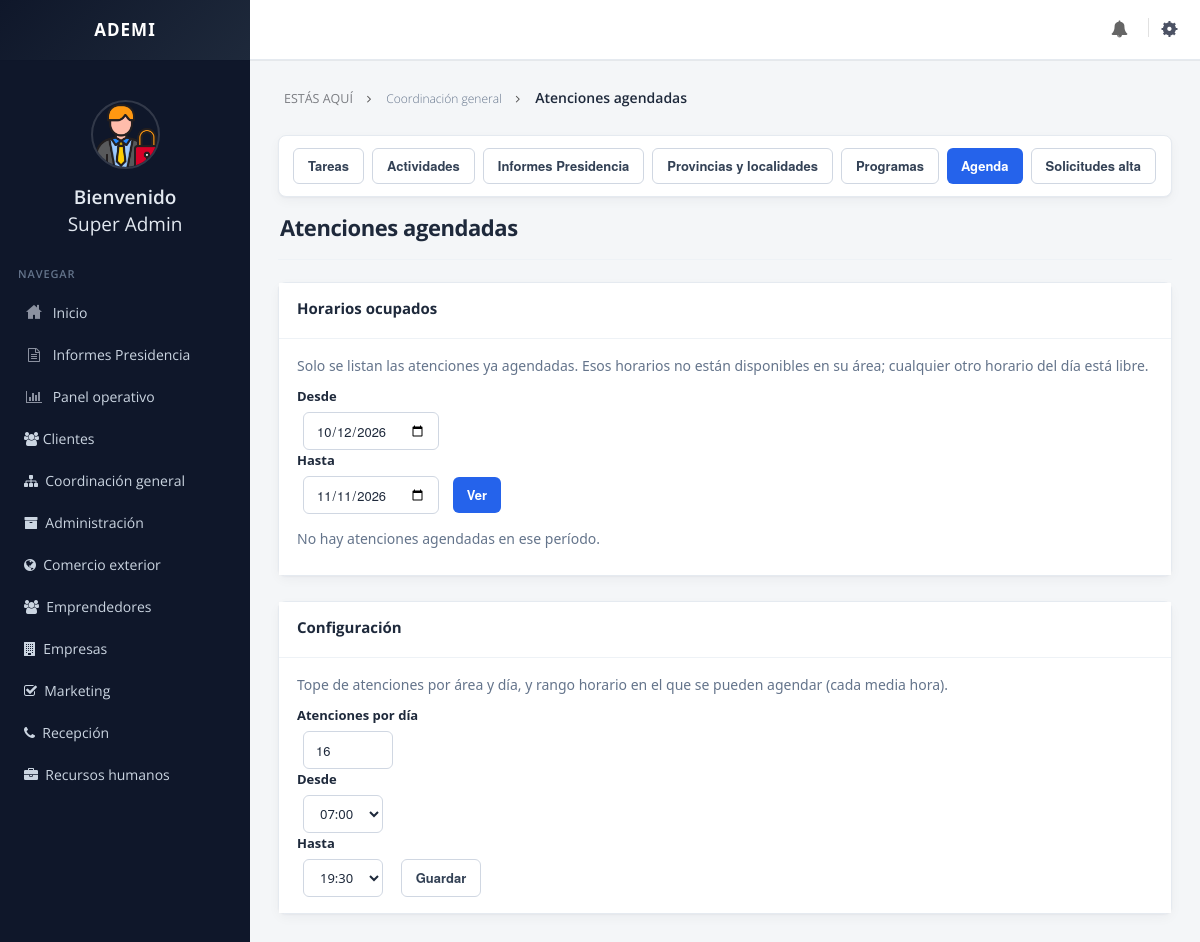
The page /general/turnos-config.php (signed in) on the database its author committed.
### tables this page shows
CREATE TABLE turno_config (
  clave VARCHAR(40) NOT NULL PRIMARY KEY,
  valor VARCHAR(120) NOT NULL
);

### public/general/datos-tareas.php (called while the page is built, shortened)
<?php
function tareas_link($pagina, $extra=array())
{
	$datos=$extra;
	$q=http_build_query($datos);
	return $pagina.($q!='' ? ('?'.$q) : '');
}
?>

### includes/cliente_solicitudes.php (called while the page is built, shortened)
<?php
function crm_asegurar_cliente_solicitud()
{
	static $listo=false;
	if($listo || (function_exists('crm_schema_al_dia') && crm_schema_al_dia('cliente_solicitud_v1')))
	{
		return;
	}
	$listo=true;
}

### includes/acceso.php (called while the page is built, shortened)
<?php
if(!function_exists('acceso_etiquetas_area'))
{
function acceso_sql($texto)
{
	global $con;
	return mysqli_real_escape_string($con, (string)$texto);
}
function acceso_stmt_preparar($sql, $types, &$vals)
{
	global $con;
	$stmt=@mysqli_prepare($con, $sql);
	if($types!='' && count($vals)>0)
	{
		$refs=array($types);
		foreach($vals as $i=>$v)
		{
			$refs[]=&$vals[$i];
		}
		if(!call_user_func_array(array($stmt, 'bind_param'), $refs))
		{
			$GLOBALS['acceso_ultimo_error'] = mysqli_stmt_error($stmt);
			mysqli_stmt_close($stmt);
			return false;
		}
	}
	if(!mysqli_stmt_execute($stmt))
	{
		$GLOBALS['acceso_ultimo_error'] = mysqli_stmt_error($stmt);
		mysqli_stmt_close($stmt);
		return false;
	}
	return $stmt;
}
function acceso_consulta($sql, $types='', $vals=array())
{
	$filas=array();
	$stmt=acceso_stmt_preparar($sql, $types, $vals);
	$res=mysqli_stmt_get_result($stmt);
	if($res)
	{
		while($row=mysqli_fetch_assoc($res))
		{
			$filas[]=$row;
		}
	}
	return $filas;
}
function acceso_consulta_una($sql, $types='', $vals=array())
{
	$filas=acceso_consulta($sql, $types, $vals);
	return isset($filas[0]) ? $filas[0] : null;
}
function acceso_tabla_existe($tabla)
{
	global $con;
	$q=@mysqli_query($con,"SHOW TABLES LIKE '".acceso_sql($tabla)."'");
	return ($q && mysqli_num_rows($q)>0);
}
}
?>

### includes/crm_turnos_agenda.php (called while the page is built, shortened)
<?php
function crm_turno_config($clave, $def='')
{
	if(!acceso_tabla_existe('turno_config'))
	{
		return $def;
	}
	$row=acceso_consulta_una("SELECT valor FROM turno_config WHERE clave=? LIMIT 1", 's', array($clave));
	return $row ? trim($row['valor']) : $def;
}
function crm_turno_cupo_diario()
{
	$n=intval(crm_turno_config('turnos_por_dia', '16'));
	return $n;
}
function crm_turnos_asignados($fecha_desde, $fecha_hasta)
{
	if(!acceso_tabla_existe('atencion')
		|| !preg_match('/^\d{4}-\d{2}-\d{2}$/', $fecha_desde)
		|| !preg_match('/^\d{4}-\d{2}-\d{2}$/', $fecha_hasta))
	{
		return array();
	}
	return acceso_consulta(
		"SELECT at.id_atencion, at.fecha_turno, at.estado, a.clave AS area_clave, a.nombre AS area_nombre, c.nombre AS cliente_nombre
		FROM atencion at
		INNER JOIN area a ON a.id_area=at.id_area
		INNER JOIN cliente c ON c.id_cliente=at.id_cliente
		WHERE at.fecha_turno IS NOT NULL
			AND DATE(at.fecha_turno) BETWEEN ? AND ?
			AND at.estado IN ('abierta','en_atencion')
		ORDER BY at.fecha_turno, a.nombre",
		'ss',
		array($fecha_desde, $fecha_hasta)
	);
}

### public/general/turnos-config.php (the view, shortened to what this page needs)
<?php
include("datos-tareas.php");
$cupo=crm_turno_cupo_diario();
$desde=crm_turno_config('hora_desde','07:00');
$hasta=crm_turno_config('hora_hasta','19:30');
$f_desde=isset($_GET['desde']) && preg_match('/^\d{4}-\d{2}-\d{2}$/', $_GET['desde']) ? $_GET['desde'] : date('Y-m-d');
$f_hasta=isset($_GET['hasta']) && preg_match('/^\d{4}-\d{2}-\d{2}$/', $_GET['hasta']) ? $_GET['hasta'] : date('Y-m-d', strtotime('+30 days'));
$turnos=crm_turnos_asignados($f_desde, $f_hasta);
?>
<!DOCTYPE html>
<html>
<head>
<link href="../assets/plugins/pace/pace-theme-flash.css" rel="stylesheet" type="text/css" media="screen"/>
<link href="../assets/plugins/boostrapv3/css/bootstrap.min.css" rel="stylesheet" type="text/css"/>
<link href="../assets/plugins/boostrapv3/css/bootstrap-theme.min.css" rel="stylesheet" type="text/css"/>
<link href="../assets/plugins/font-awesome/css/font-awesome.css" rel="stylesheet" type="text/css"/>
<link href="../assets/css/animate.min.css" rel="stylesheet" type="text/css"/>
<link href="../assets/plugins/jquery-scrollbar/jquery.scrollbar.css" rel="stylesheet" type="text/css"/>
<link href="../assets/css/style.css" rel="stylesheet" type="text/css"/>
<link href="../assets/css/responsive.css" rel="stylesheet" type="text/css"/>
<link href="../assets/css/custom-icon-set.css" rel="stylesheet" type="text/css"/>
</head>
<body class="">
<div class="page-container row">
    </div>
  </div>
    <div class="page-content">
            <div class="content">
                <ul class="breadcrumb">
                    <li><p>ESTÁS AQUÍ</p></li>
                    <li><a href="<?php echo tareas_link('tareas.php'); ?>">Coordinación general</a></li>
                    <li><a href="#" class="active">Atenciones agendadas</a></li>
                </ul>
                <?php include("menu-seccion.php"); ?>
                <div class="page-title"><h3>Atenciones agendadas</h3></div>
                <div class="grid simple">
                    <div class="grid-title no-border"><h4>Horarios ocupados</h4></div>
                    <div class="grid-body no-border">
                        <p class="muted">Solo se listan las atenciones ya agendadas. Esos horarios no están disponibles en su área; cualquier otro horario del día está libre.</p>
                        <form method="get" class="form-inline" style="margin-bottom:14px;">
                            <label>Desde</label>
                            <input type="date" name="desde" class="form-control" value="<?php echo htmlspecialchars($f_desde); ?>" style="margin:0 10px 0 6px;">
                            <label>Hasta</label>
                            <input type="date" name="hasta" class="form-control" value="<?php echo htmlspecialchars($f_hasta); ?>" style="margin:0 10px 0 6px;">
                            <button type="submit" class="btn btn-primary">Ver</button>
                        </form>
                        <?php if(count($turnos)==0) { ?>
                        <p class="muted">No hay atenciones agendadas en ese período.</p>
                        <?php } ?>
                    </div>
                </div>
                <div class="grid simple">
                    <div class="grid-title no-border"><h4>Configuración</h4></div>
                    <div class="grid-body no-border">
                        <p class="muted">Tope de atenciones por área y día, y rango horario en el que se pueden agendar (cada media hora).</p>
                        <form method="post" action="" class="form-inline">
                            <label>Atenciones por día</label>
                            <input type="number" name="turnos_por_dia" class="form-control" min="1" max="48" value="<?php echo intval($cupo); ?>" required style="width:90px; margin:0 14px 0 6px;">
                            <?php
                            $base=array();
                            for($h=6;$h<=21;$h++){ foreach(array(0,30) as $m){ $base[]=sprintf('%02d:%02d',$h,$m);} }
                            ?>
                            <label>Desde</label>
                            <select name="hora_desde" class="form-control" style="margin:0 14px 0 6px;">
                                <?php foreach($base as $h) { ?>
                                <option value="<?php echo $h; ?>" <?php if($desde===$h) echo 'selected'; ?>><?php echo $h; ?></option>
                                <?php } ?>
                            </select>
                            <label>Hasta</label>
                            <select name="hora_hasta" class="form-control" style="margin:0 14px 0 6px;">
                                <?php foreach($base as $h) { ?>
                                <option value="<?php echo $h; ?>" <?php if($hasta===$h) echo 'selected'; ?>><?php echo $h; ?></option>
                                <?php } ?>
                            </select>
                            <button type="submit" name="guardar_cupo" value="1" class="btn btn-white">Guardar</button>
                        </form>
                    </div>
                </div>
            </div>
        </div>
 </div>
</body>
</html>

### public/assets/css/responsive.css (style rules this page uses)
@media (min-width: 980px) { .page-content { margin-left: 250px; min-height: 100%; } }

### public/assets/css/crm-ui.css (style rules this page uses)
:root { --crm-bg: #f4f6f8; --crm-surface: #ffffff; --crm-border: #e5eaf0; --crm-border-soft: #eef2f6; --crm-text: #1e293b; --crm-muted: #64748b; --crm-primary: #2563eb; --crm-primary-hover: #1d4ed8; --crm-teal: #0f766e; --crm-teal-soft: #ccfbf1; --crm-success: #16a34a; --crm-success-hover: #15803d; --crm-danger: #dc2626; --crm-danger-hover: #b91c1c; --crm-warning: #d97706; --crm-info: #0284c7; --crm-radius: 8px; --crm-radius-sm: 6px; --crm-shadow: 0 1px 2px rgba(15, 23, 42, .04), 0 4px 12px rgba(15, 23, 42, .04); }
body { background-color: #0f172a !important; color: var(--crm-muted); font-family: "Segoe UI", system-ui, -apple-system, "Helvetica Neue", Arial, sans-serif !important; font-size: 14px; -webkit-font-smoothing: antialiased; }
a { color: var(--crm-primary); }
.page-content { background-color: var(--crm-bg) !important; }
.page-content .content { padding: 88px 28px 40px 28px !important; }
.page-content .breadcrumb { background: transparent !important; border: 0 !important; padding: 0 0 10px !important; margin: 0 0 6px !important; font-size: 12px; color: var(--crm-muted); }
.page-content .breadcrumb a { color: var(--crm-muted); }
.page-content .breadcrumb .active, .page-content .breadcrumb a.active { color: var(--crm-text); font-weight: 600; }
.page-title { margin: 0 0 18px !important; padding: 0 2px 12px !important; border-bottom: 1px solid var(--crm-border-soft); display: flex; flex-wrap: wrap; align-items: center; gap: 12px; justify-content: space-between; }
.page-title h3, .page-title h4 { color: var(--crm-text) !important; font-weight: 700 !important; font-size: 22px !important; letter-spacing: -0.02em; margin: 0 !important; }
.grid.simple, .grid { background: var(--crm-surface); border: 1px solid var(--crm-border) !important; border-radius: var(--crm-radius) !important; box-shadow: var(--crm-shadow); overflow: visible; }
.grid .grid-title, .grid.simple .grid-title { background: var(--crm-surface) !important; border-bottom: 1px solid var(--crm-border-soft) !important; padding: 14px 18px !important; }
.grid .grid-title h4, .grid.simple .grid-title h4 { color: var(--crm-text) !important; font-weight: 700 !important; font-size: 15px !important; margin: 0 !important; }
.grid .grid-body, .grid.simple .grid-body, .grid.simple.horizontal .grid-body { background: var(--crm-surface) !important; padding: 16px 18px !important; color: var(--crm-text); }
.grid.no-border, .grid-title.no-border, .grid-body.no-border { border: 0 !important; }
label { color: var(--crm-text) !important; font-weight: 600 !important; font-size: 13px; margin-bottom: 6px; }
.form-control, select.form-control, textarea.form-control, input[type="text"], input[type="password"], input[type="email"], input[type="date"], input[type="number"], input[type="search"] { border: 1px solid #d0d7e2 !important; border-radius: var(--crm-radius-sm) !important; box-shadow: none !important; height: auto !important; min-height: 38px; padding: 8px 12px !important; color: var(--crm-text) !important; background: #fff !important; transition: border-color .15s ease, box-shadow .15s ease; }
.grid-body { overflow: visible !important; }
.help-block, .muted, .text-muted { color: var(--crm-muted) !important; }
.btn { border-radius: var(--crm-radius-sm) !important; font-weight: 600 !important; font-size: 13px !important; padding: 8px 14px !important; border-width: 1px !important; box-shadow: none !important; text-shadow: none !important; transition: background .15s ease, border-color .15s ease, color .15s ease; }
.page-title { overflow: visible; }
.btn-primary, .btn-primary:focus { background: var(--crm-primary) !important; border-color: var(--crm-primary) !important; color: #fff !important; }
.btn-white, .btn-default, a.btn-white { background: #fff !important; border: 1px solid #d0d7e2 !important; color: #334155 !important; }
h1, h2, h3, h4, h5 { color: var(--crm-text); }
p { color: var(--crm-muted); }
.grid-body p, .panel-body p, .table td { color: var(--crm-text); }
.page-content .content .page-title { margin-top: 4px !important; margin-bottom: 22px !important; }

### rows shown on the page
turno_config: turnos_por_dia "16"
turno_config: hora_desde "07:00"
turno_config: hora_hasta "19:30"

### other values the page prints
acceso_nombre() "Super Admin"
$nom_area "Administración"
$nom_area "Comercio exterior"
$nom_area "Emprendedores"
$nom_area "Empresas"
$nom_area "Marketing"
$nom_area "Recepción"
$nom_area "Recursos humanos"
